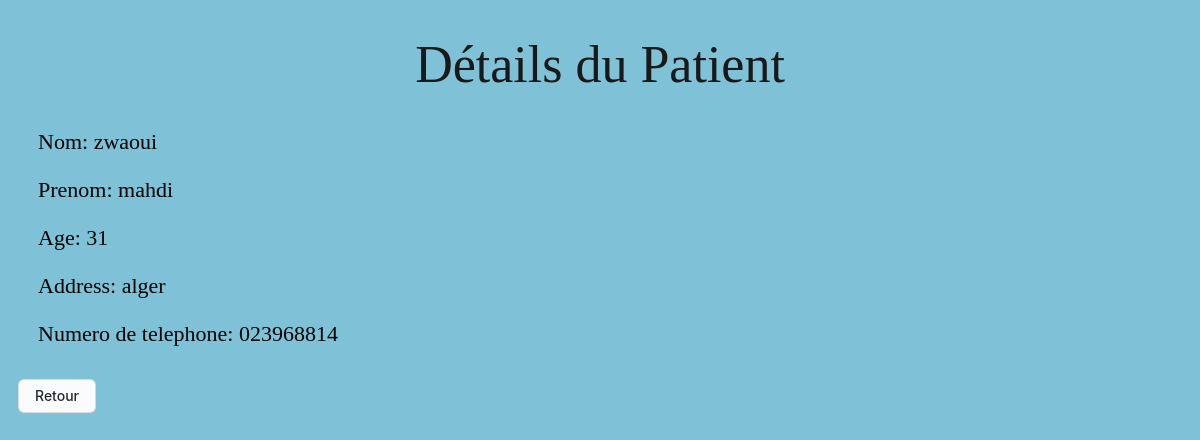
/details_patient/3/, run on the app's committed database.
### app/models.py (models this page shows, shortened)
class Patient(models.Model):
    patientID= models.CharField(primary_key=True,max_length=20, unique=True)
    first_name= models.CharField(max_length = 50, null = True)
    last_name= models.CharField(max_length = 50, null = True)
    age = models.PositiveSmallIntegerField( null = True)
    address = models.CharField(max_length=255)
    phone_number = models.CharField(max_length=20)

### app/views.py (the view)
# urls.py: path('details_patient/<int:patientID>/',views.details_patient, name="details_p"),
def details_patient(request, patientID):
    patient = get_object_or_404(Patient, patientID=patientID)
    return render(request, 'details_patient.html', {'patient': patient})

### app/templates/details_patient.html (shortened to what this page needs)
{% load static %}
<!DOCTYPE html>
<html lang="en">
<head>
    <link rel="stylesheet" type="text/css" href="{% static 'css/base.css' %}">
</head>
<body>
    <h1>Détails du Patient</h1>
    <p>Nom: {{ patient.last_name }}</p>
    <p>Prenom: {{ patient.first_name }}</p>
    <p>Age: {{ patient.age }}</p>
    <p>Address: {{ patient.address }}</p>
    <p>Numero de telephone: {{ patient.phone_number }}</p>
    <form action="{% url 'liste_patients'  %}" >
        <button class="b" type="submit">Retour</button>
      </form>
</body>
</html>

### app/static/css/base.css (style rules this page uses)
body { background-color: rgba(33, 148, 184, 0.575); }
.b { background-color: #FAFBFC; border: 1px solid rgba(27, 31, 35, 0.15); border-radius: 6px; box-sizing: border-box; color: #24292E; font-family: -apple-system, system-ui, "Segoe UI", Helvetica, Arial, sans-serif, "Apple Color Emoji", "Segoe UI Emoji"; font-size: 14px; font-weight: 500; line-height: 20px; padding: 6px 16px; position: relative; margin: 10px; }
h1 { color: #191919; font-size: 52px; font-weight: 400; font-family: "Apple Color Emoji", "Segoe UI Emoji"; text-align: center; }
p { font-size: 22px; margin-left: 30px; }

### data on the page
Patient: last_name "zwaoui", first_name "mahdi", age "31", address "alger", phone_number "023968814"
